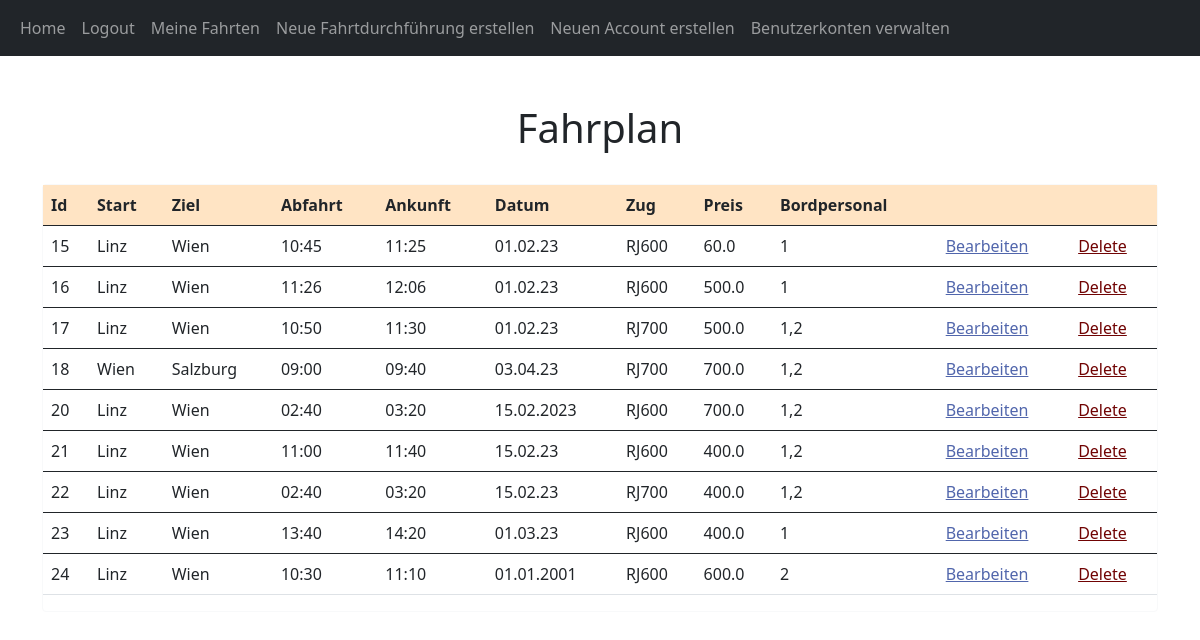
The page /home (signed in) on the database as committed earlier.
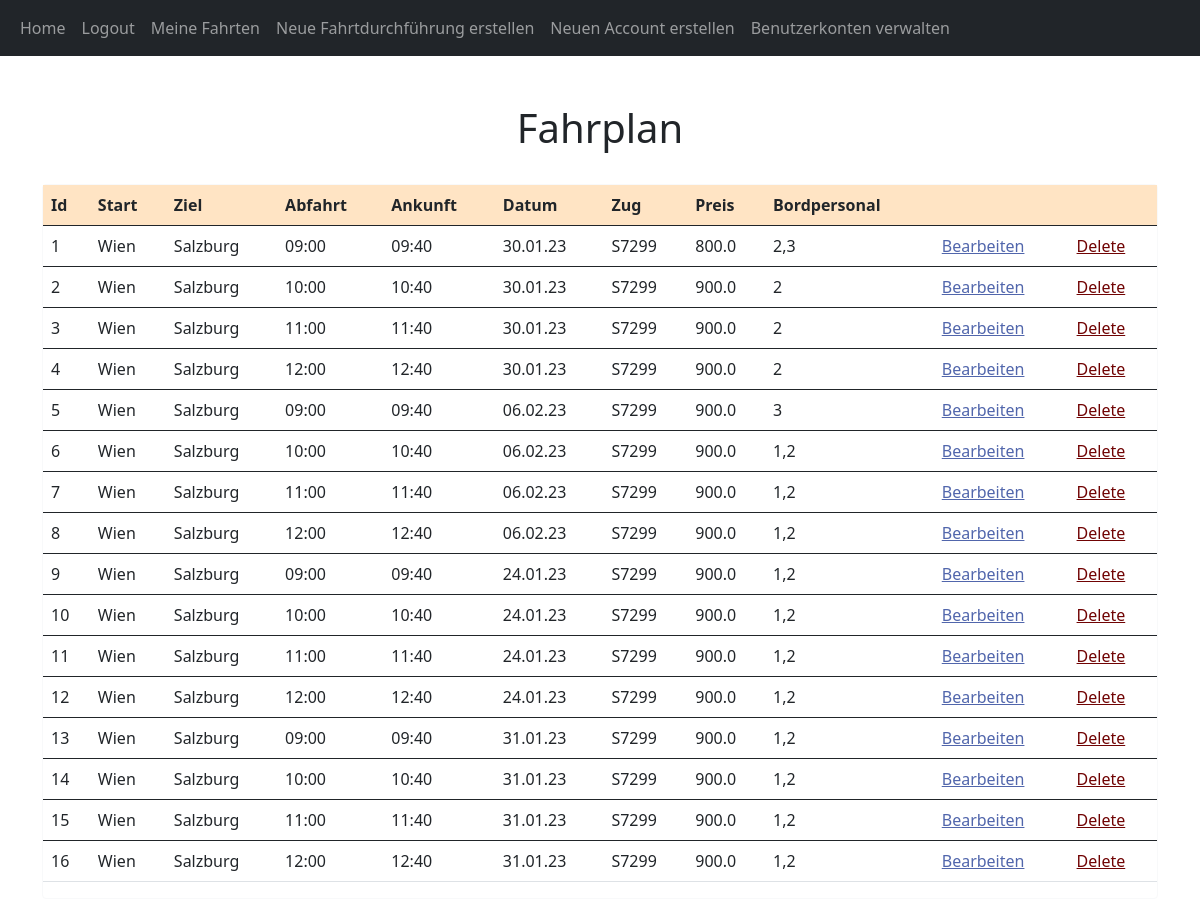
The same page on the database as committed later.
### website/models.py (models this page shows, shortened)
class Post(db.Model):
    id = db.Column(db.Integer, primary_key=True)
    start = db.Column(db.String, nullable=False)
    ziel = db.Column(db.String, nullable=False)
    zug = db.Column(db.String, nullable=False)
    bordpersonal = db.Column(db.String, nullable=False)
    preis = db.Column(db.Float, nullable=False)
    datum = db.Column(db.String, nullable=False)
    uhrzeit = db.Column(db.String, nullable=False)
    ankunft = db.Column(db.String, nullable=False)
    strecken = db.Column(db.String, nullable=False)
    date_created = db.Column(db.DateTime(timezone=True), default=func.now())
    author = db.Column(db.Integer, db.ForeignKey(
        'user.id', ondelete="CASCADE"), nullable=False)

### website/views.py (the view)
@views.route("/")
@views.route("/home")
@login_required
def home():
    posts = Post.query.all()
    return render_template("home.html", user=current_user, posts=posts)

### website/__init__.py (called while the page is built)
def create_app():
    app = Flask(__name__)
    app.config['SECRET_KEY'] = "helloworld"
    app.config['SQLALCHEMY_DATABASE_URI'] = f'sqlite:///{DB_NAME}'
    db.init_app(app)
    from .views import views
    from .auth import auth
    app.register_blueprint(views, url_prefix="/")
    app.register_blueprint(auth, url_prefix="/")
    from .models import User, Post
    create_database(app)
    login_manager = LoginManager()
    login_manager.login_view = "auth.login"
    login_manager.init_app(app)
    @login_manager.user_loader
    def load_user(id):
        return User.query.get(int(id))
    return app

### website/models.py (called while the page is built)
    def get_admin(self):
        return self.admin

### website/templates/home.html
{% extends "posts_div.html" %} {% block title %}Home{% endblock %}

### website/templates/posts_div.html (shortened to what this page needs)
{% extends "base.html" %} {% block title %}Home{% endblock %} {% block content
%}
<link rl="stylesheet" href="/static/stylesl.css"/>
<h1 align="center">
  <br/>
  {% block header %}Fahrplan{% endblock %}</h1>
  <link rl="stylesheet" href="/static/stylesl.css"/>
<div id="posts">
  <br/>
  <div class="card border-light" align="center">
  <table class = "table table-hover">
    <thread>
      <tr class="table" style="background-color:bisque">
        <th scope="col">Id</th>
        <th scope="col">Start</th>
        <th scope="col">Ziel</th>
        <th scope="col">Abfahrt</th>
        <th scope="col">Ankunft</th>
        <th scope="col">Datum</th>
        <th scope="col">Zug</th>
        <th scope="col">Preis</th>
        <th scope="col">Bordpersonal</th>
        {% if user.get_admin() == 'True' %}
        <th scope="col"></th>
        <th scope="col"></th>
        {% endif %}
      </tr>
    </thread>
    {% for post in posts %}
        <tbody>
          <tr class="table">
              <td>{{post.id}}</td>
              <td>{{post.start}}</td>
              <td>{{post.ziel}}</td>
              <td>{{post.uhrzeit}}</td>
              <td>{{post.ankunft}}</td>
              <td>{{post.datum}}</td>
              <td>{{post.zug}}</td>
              <td>{{post.preis}}</td>
              <td>{{post.bordpersonal}}</td>
              {% if user.get_admin() == 'True' %}
              <td><a href="/bearbeiten/{{post.id}}" style="color: rgb(81, 102, 172)">Bearbeiten</a></td>
              <td><a href="/delete-post/{{post.id}}" style="color: rgb(112, 3, 3)">Delete</a></td>
              {% endif %}
          </tr>
        </tbody>
    {% endfor %}
  </table>
</div>
 {% endblock %}

Rows that differ between the two databases and show on the page:
removed Post: id "17", start "Linz", ziel "Wien", uhrzeit "10:50", ankunft "11:30", datum "01.02.23", zug "RJ700", preis "500.0", bordpersonal "1,2"
removed Post: id "18", start "Wien", ziel "Salzburg", uhrzeit "09:00", ankunft "09:40", datum "03.04.23", zug "RJ700", preis "700.0", bordpersonal "1,2"
removed Post: id "20", start "Linz", ziel "Wien", uhrzeit "02:40", ankunft "03:20", datum "15.02.2023", zug "RJ600", preis "700.0", bordpersonal "1,2"
removed Post: id "21", start "Linz", ziel "Wien", uhrzeit "11:00", ankunft "11:40", datum "15.02.23", zug "RJ600", preis "400.0", bordpersonal "1,2"
removed Post: id "22", start "Linz", ziel "Wien", uhrzeit "02:40", ankunft "03:20", datum "15.02.23", zug "RJ700", preis "400.0", bordpersonal "1,2"
removed Post: id "23", start "Linz", ziel "Wien", uhrzeit "13:40", ankunft "14:20", datum "01.03.23", zug "RJ600", preis "400.0", bordpersonal "1"
removed Post: id "24", start "Linz", ziel "Wien", uhrzeit "10:30", ankunft "11:10", datum "01.01.2001", zug "RJ600", preis "600.0", bordpersonal "2"
added Post: id "1", start "Wien", ziel "Salzburg", uhrzeit "09:00", ankunft "09:40", datum "30.01.23", zug "S7299", preis "800.0", bordpersonal "2,3"
added Post: id "2", start "Wien", ziel "Salzburg", uhrzeit "10:00", ankunft "10:40", datum "30.01.23", zug "S7299", preis "900.0", bordpersonal "2"
added Post: id "3", start "Wien", ziel "Salzburg", uhrzeit "11:00", ankunft "11:40", datum "30.01.23", zug "S7299", preis "900.0", bordpersonal "2"
added Post: id "4", start "Wien", ziel "Salzburg", uhrzeit "12:00", ankunft "12:40", datum "30.01.23", zug "S7299", preis "900.0", bordpersonal "2"
added Post: id "5", start "Wien", ziel "Salzburg", uhrzeit "09:00", ankunft "09:40", datum "06.02.23", zug "S7299", preis "900.0", bordpersonal "3"
added Post: id "6", start "Wien", ziel "Salzburg", uhrzeit "10:00", ankunft "10:40", datum "06.02.23", zug "S7299", preis "900.0", bordpersonal "1,2"
added Post: id "7", start "Wien", ziel "Salzburg", uhrzeit "11:00", ankunft "11:40", datum "06.02.23", zug "S7299", preis "900.0", bordpersonal "1,2"
added Post: id "8", start "Wien", ziel "Salzburg", uhrzeit "12:00", ankunft "12:40", datum "06.02.23", zug "S7299", preis "900.0", bordpersonal "1,2"
added Post: id "9", start "Wien", ziel "Salzburg", uhrzeit "09:00", ankunft "09:40", datum "24.01.23", zug "S7299", preis "900.0", bordpersonal "1,2"
added Post: id "10", start "Wien", ziel "Salzburg", uhrzeit "10:00", ankunft "10:40", datum "24.01.23", zug "S7299", preis "900.0", bordpersonal "1,2"
added Post: id "11", start "Wien", ziel "Salzburg", uhrzeit "11:00", ankunft "11:40", datum "24.01.23", zug "S7299", preis "900.0", bordpersonal "1,2"
added Post: id "12", start "Wien", ziel "Salzburg", uhrzeit "12:00", ankunft "12:40", datum "24.01.23", zug "S7299", preis "900.0", bordpersonal "1,2"
added Post: id "13", start "Wien", ziel "Salzburg", uhrzeit "09:00", ankunft "09:40", datum "31.01.23", zug "S7299", preis "900.0", bordpersonal "1,2"
added Post: id "14", start "Wien", ziel "Salzburg", uhrzeit "10:00", ankunft "10:40", datum "31.01.23", zug "S7299", preis "900.0", bordpersonal "1,2"
changed Post id 15: start "Linz" → "Wien"; ziel "Wien" → "Salzburg"; uhrzeit "10:45" → "11:00"; ankunft "11:25" → "11:40"; datum "01.02.23" → "31.01.23"; zug "RJ600" → "S7299"; preis "60.0" → "900.0"; bordpersonal "1" → "1,2"
changed Post id 16: start "Linz" → "Wien"; ziel "Wien" → "Salzburg"; uhrzeit "11:26" → "12:00"; ankunft "12:06" → "12:40"; datum "01.02.23" → "31.01.23"; zug "RJ600" → "S7299"; preis "500.0" → "900.0"; bordpersonal "1" → "1,2"
